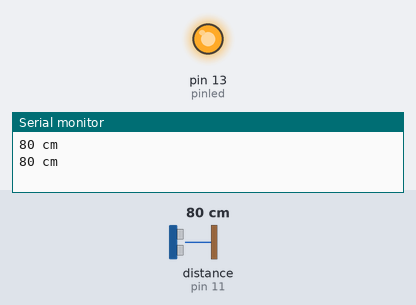
Simulated run of this sketch. Board: Arduino Uno, built with avr-gcc and run on an emulated ATmega328P. On the bench: output pins drawn as LEDs (lit = HIGH), the last lines printed to the serial monitor. Wiring (inferred from the names in the program): ultrasonic range finder: trigger pin 12; echo pin 11. Dashed ring = blinking. The test bench sets the inputs (shaded band); at power-on: distance to the obstacle (sensor on pin 11) 80 cm. The echo pulse lasts 58.3 µs per cm; pins used as bus, display or sensor lines are not drawn.

Above: at 1.9 s.
2.0 s: distance to the obstacle (sensor on pin 11) set to 2 cm
At 2.5 s:
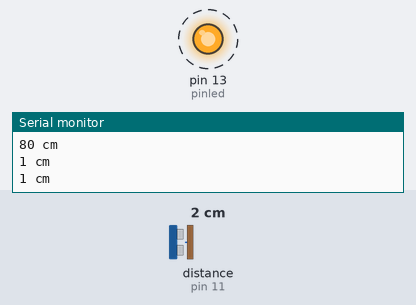
5.5 s: distance to the obstacle (sensor on pin 11) set to 13 cm
9.0 s: distance to the obstacle (sensor on pin 11) set to 18 cm
At 9.49 s:
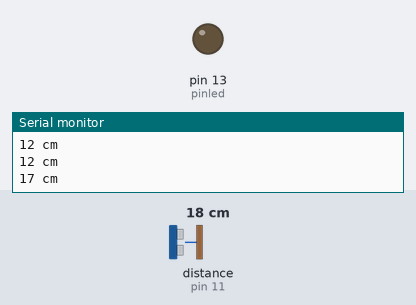
Timing chart, 0 to 18.5 s (numbered marks = the images above; inputs shaded):
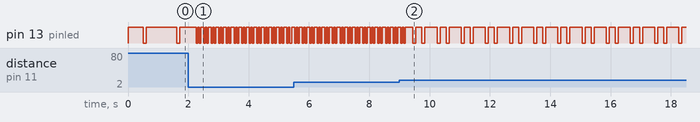

Measured:
- the behaviour switches between 15 and 16 cm on distance to the obstacle (sensor on pin 11) (found by bisection; images 1 and 2)
- after the input at 2.0 s, pin 13 (pinled): alternates HIGH for 0.05 s and LOW for 0.05 s, starting after 0.26 s

The sketch:

pulsera1.ino
```cpp
const int pinecho = 11;
const int pintrigger = 12;
const int pinled = 13;
unsigned int tiempo, distancia;

void setup() {

  Serial.begin(9600);
  pinMode(pinecho, INPUT);
  pinMode(pintrigger, OUTPUT);
  pinMode(13, OUTPUT);
}

void loop() {
  // ENVIAR PULSO DE DISPARO EN EL PIN "TRIGGER"
  digitalWrite(pintrigger, LOW);
  delayMicroseconds(2);
  digitalWrite(pintrigger, HIGH);
  // EL PULSO DURA AL MENOS 10 uS EN ESTADO ALTO
  delayMicroseconds(10);
  digitalWrite(pintrigger, LOW);

  // MEDIR EL TIEMPO EN ESTADO ALTO DEL PIN "ECHO" EL PULSO ES PROPORCIONAL A LA DISTANCIA MEDIDA
  tiempo = pulseIn(pinecho, HIGH);

  // LA VELOCIDAD DEL SONIDO ES DE 340 M/S O 29 MICROSEGUNDOS POR CENTIMETRO
  // DIVIDIMOS EL TIEMPO DEL PULSO ENTRE 58, TIEMPO QUE TARDA RECORRER IDA Y VUELTA UN CENTIMETRO LA ONDA SONORA
  distancia = tiempo / 58;


    if ((distancia >= 100)&&(distancia <200)) {
      pitido2();
  }
    if ((distancia >= 50)&&(distancia <100)){
      pitido1();
  }
    if ((distancia >= 15)&&(distancia <50)) {
      pitido05();
  }
    if (distancia < 15) {
      pitido15();
  }


}


void pitido2() {

  Serial.print(distancia);
  Serial.println(" cm");

    digitalWrite(13, HIGH);
    delay(500);
    digitalWrite(13, LOW);
}

void pitido1() {

  Serial.print(distancia);
  Serial.println(" cm");

    digitalWrite(13, HIGH);
    delay(500);
    digitalWrite(13, LOW);
    delay(100);
    digitalWrite(13, HIGH);
    delay(500);
    digitalWrite(13, LOW);
}

void pitido05() {

  Serial.print(distancia);
  Serial.println(" cm");

    digitalWrite(13, HIGH);
    delay(200);
    digitalWrite(13, LOW);
    delay(100);
    digitalWrite(13, HIGH);
    delay(200);
    digitalWrite(13, LOW);
    delay(100);
    digitalWrite(13, HIGH);
    delay(200);
    digitalWrite(13, LOW);
}
void pitido15() {

  Serial.print(distancia);
  Serial.println(" cm");

    digitalWrite(13, HIGH);
    delay(50);
    digitalWrite(13, LOW);
    delay(50);
    digitalWrite(13, HIGH);
    delay(50);
    digitalWrite(13, LOW);
    delay(50);
    digitalWrite(13, HIGH);
    delay(50);
    digitalWrite(13, LOW);
}
```
